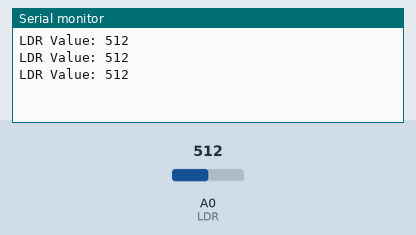
A sketch run on a simulated Arduino Uno, built with avr-gcc and run on an emulated ATmega328P. On the bench: the last lines printed to the serial monitor. The inputs (shaded band) are chosen by the test bench; at power-on: A0 (LDR) = 512.

Above: at 1.3 s.
1.4 s: A0 (LDR) set to 716
At 1.9 s:
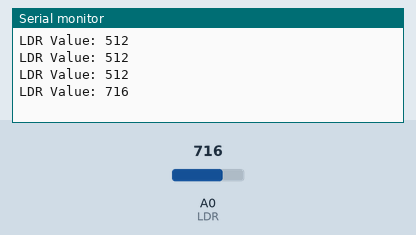
2.9 s: A0 (LDR) set to 900
At 3.4 s:
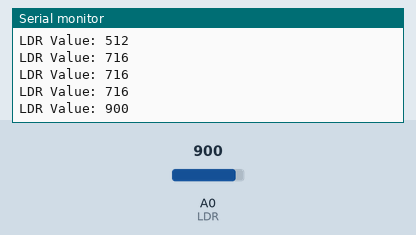
Timing chart, 0 to 5.9 s (numbered marks = the images above; inputs shaded):
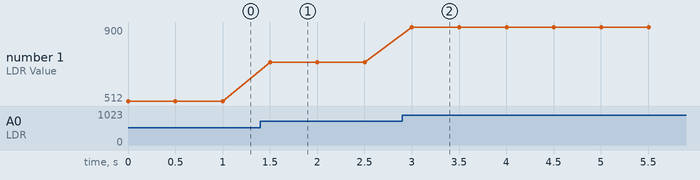

The sketch:

LDRIOT.ino
```cpp
void setup() {
  Serial.begin(115200); // Start serial monitor
}

void loop() {
  int ldrValue = analogRead(A0); // Read analog value from LDR
  Serial.print("LDR Value: ");
  Serial.println(ldrValue); // Print value to Serial Monitor
  delay(500);
}
```

Measured:
- after the input at 1.4 s, the serial monitor: prints a new line after 0.10 s (image 1)
- after the input at 2.9 s, the serial monitor: prints a new line after 0.10 s (image 2)
- plotted number 1: 512 → 716 after the input at 1.4 s, 716 → 900 after the input at 2.9 s
